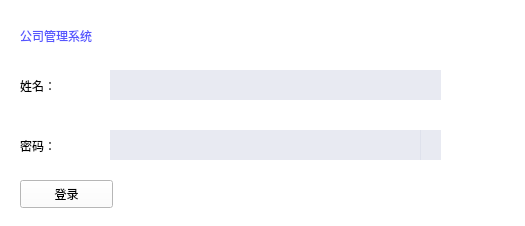
<?xml version="1.0" encoding="UTF-8"?>
<ui version="4.0">
 <class>Client</class>
 <widget class="QWidget" name="Client">
  <property name="geometry">
   <rect>
    <x>0</x>
    <y>0</y>
    <width>525</width>
    <height>226</height>
   </rect>
  </property>
  <property name="windowTitle">
   <string>Form</string>
  </property>
  <property name="styleSheet">
   <string notr="true">background-color: rgb(255, 255, 255);</string>
  </property>
  <widget class="QLabel" name="label">
   <property name="geometry">
    <rect>
     <x>20</x>
     <y>20</y>
     <width>171</width>
     <height>31</height>
    </rect>
   </property>
   <property name="styleSheet">
    <string notr="true">color: rgb(85, 85, 255);
font: 16pt &quot;Microsoft YaHei UI&quot;;
background:transparent;
font-width:500;</string>
   </property>
   <property name="text">
    <string>公司管理系统</string>
   </property>
  </widget>
  <widget class="QLabel" name="label_2">
   <property name="geometry">
    <rect>
     <x>20</x>
     <y>70</y>
     <width>81</width>
     <height>31</height>
    </rect>
   </property>
   <property name="styleSheet">
    <string notr="true">background:transparent;
font: 14pt &quot;Microsoft YaHei UI&quot;;
font-width:400;</string>
   </property>
   <property name="text">
    <string>姓名：</string>
   </property>
  </widget>
  <widget class="QLabel" name="label_3">
   <property name="geometry">
    <rect>
     <x>20</x>
     <y>130</y>
     <width>81</width>
     <height>31</height>
    </rect>
   </property>
   <property name="styleSheet">
    <string notr="true">background:transparent;font: 14pt &quot;Microsoft YaHei UI&quot;;</string>
   </property>
   <property name="text">
    <string>密码：</string>
   </property>
  </widget>
  <widget class="QWidget" name="widget" native="true">
   <property name="geometry">
    <rect>
     <x>110</x>
     <y>130</y>
     <width>331</width>
     <height>30</height>
    </rect>
   </property>
   <property name="styleSheet">
    <string notr="true">background:rgba(102, 121, 168, 0.08);</string>
   </property>
   <widget class="QLineEdit" name="lineEdit_1">
    <property name="geometry">
     <rect>
      <x>0</x>
      <y>0</y>
      <width>311</width>
      <height>30</height>
     </rect>
    </property>
    <property name="styleSheet">
     <string notr="true">font: 12pt &quot;Microsoft YaHei UI&quot;;
border:none;
background:rgba(102, 121, 168, 0.08);</string>
    </property>
   </widget>
   <widget class="QPushButton" name="pushButton">
    <property name="geometry">
     <rect>
      <x>310</x>
      <y>0</y>
      <width>21</width>
      <height>30</height>
     </rect>
    </property>
    <property name="contextMenuPolicy">
     <enum>Qt::ContextMenuPolicy::DefaultContextMenu</enum>
    </property>
    <property name="styleSheet">
     <string notr="true">QPushButton{
	border:none;
	background-color:rgba(102, 121, 168, 0.08);
}
</string>
    </property>
    <property name="text">
     <string/>
    </property>
   </widget>
  </widget>
  <widget class="QPushButton" name="pushButton_2">
   <property name="geometry">
    <rect>
     <x>20</x>
     <y>180</y>
     <width>93</width>
     <height>28</height>
    </rect>
   </property>
   <property name="text">
    <string>登录</string>
   </property>
  </widget>
  <widget class="QWidget" name="widget_2" native="true">
   <property name="geometry">
    <rect>
     <x>110</x>
     <y>70</y>
     <width>331</width>
     <height>30</height>
    </rect>
   </property>
   <property name="styleSheet">
    <string notr="true">background:rgba(102, 121, 168, 0.08);</string>
   </property>
   <widget class="QLineEdit" name="lineEdit_2">
    <property name="geometry">
     <rect>
      <x>0</x>
      <y>0</y>
      <width>331</width>
      <height>30</height>
     </rect>
    </property>
    <property name="styleSheet">
     <string notr="true">font: 12pt &quot;Microsoft YaHei UI&quot;;
border:none;
background:rgba(102, 121, 168, 0.08);</string>
    </property>
   </widget>
  </widget>
 </widget>
 <resources/>
 <connections/>
</ui>
